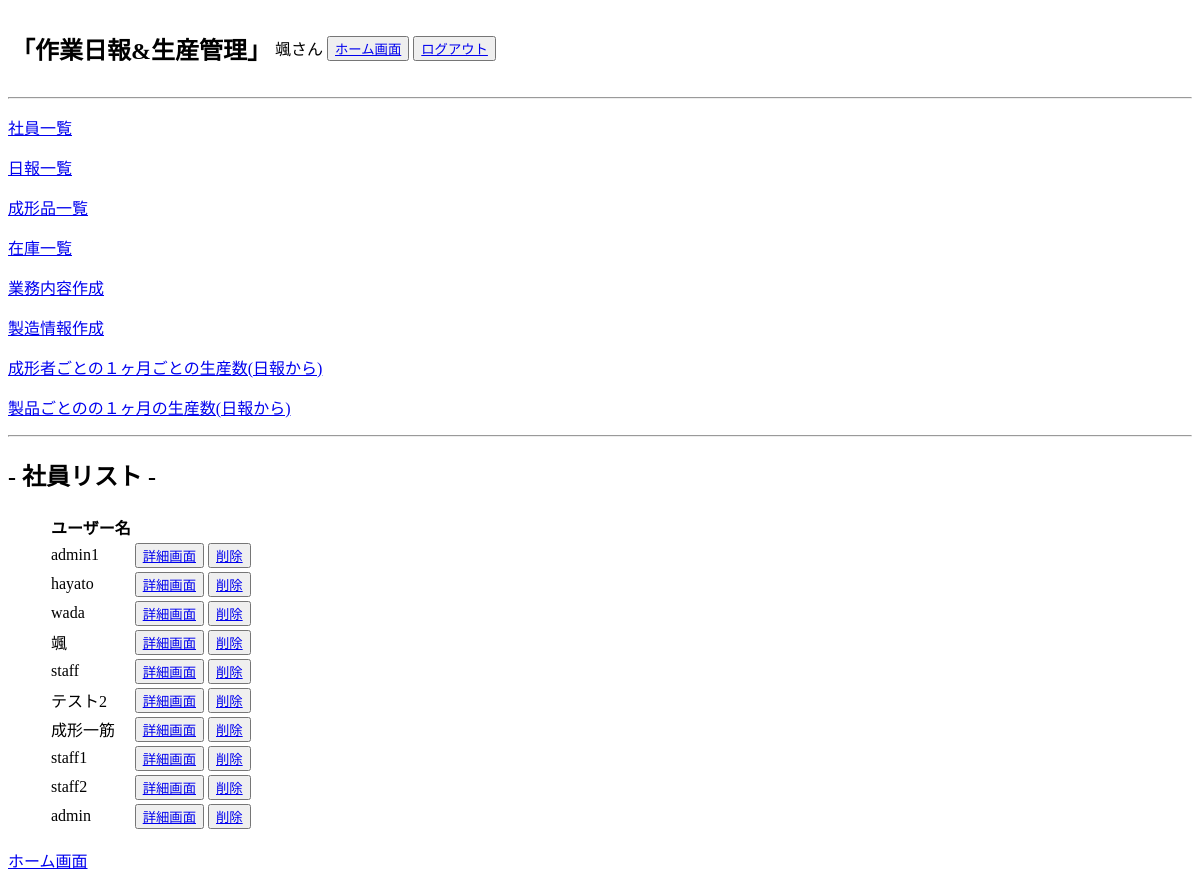
The app's page /product_management/staff_user_list/ (signed in), older data.
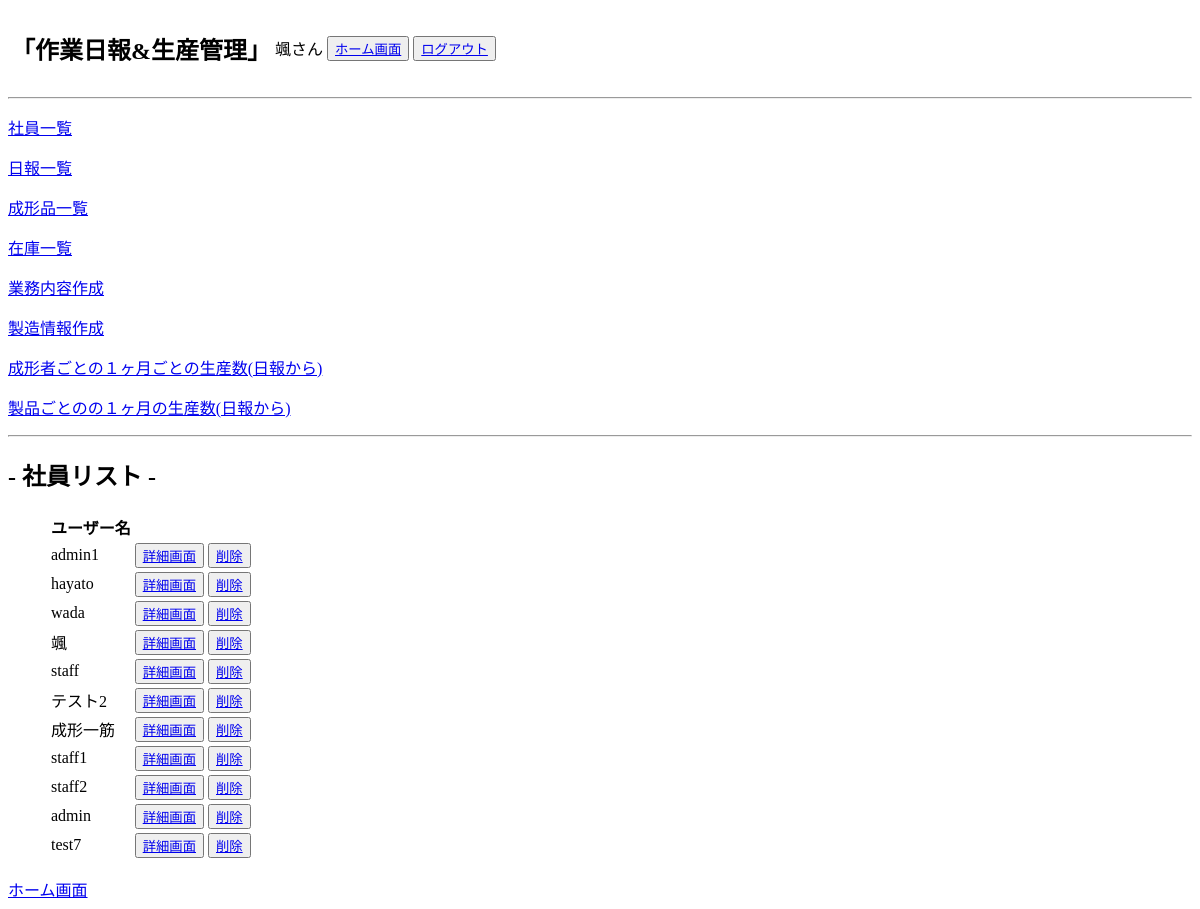
The same page, newer data.
### accounts/models.py (models this page shows, shortened)
class Users(AbstractBaseUser, PermissionsMixin):
    username = models.CharField(max_length=150, unique=True, verbose_name="ユーザー名")
    birthday = models.DateField(null=True,blank=True, verbose_name="生年月日")
    phone = models.IntegerField(null=True,blank=True, verbose_name="携帯番号")
    email = models.EmailField(max_length=255, unique=True, verbose_name="メールアドレス")
    department = models.ForeignKey(
        Departments, on_delete=models.PROTECT, null=True,blank=True
    )
    is_active = models.BooleanField(default=True)
    is_staff = models.BooleanField(default=False)
    USERNAME_FIELD = 'username'
    EMAIL_FIELD = 'email'
    REQUIRED_FIELDS = ['email']
    objects = UsersManager()

### product_management/views.py (the view)
# urls.py: path('staff_user_list/', StaffUserListView.as_view(), name='staff_user_list'),
class StaffUserListView(LoginRequiredMixin,ListView):
    model = Users
    template_name = os.path.join('staff','staff_user_list.html')
    context_object_name = 'users'

### templates/staff/staff_user_list.html
{% extends 'base_staff.html' %}
{% block content %}
<h2>- 社員リスト -</h2>
{% if users %}
<ul>
        <table>
            <thead>
                <tr>
                    <th>ユーザー名</th>
                </tr>
            </thead>
            <tbody>
                {% for user in users %}
                <tr>
                    <td>{{ user.username }}</td>
                    <td><button><a href="{% url 'product_management:staff_user_detail' user.id %}">詳細画面</a></button></td>
                    <td><button><a href="{% url 'product_management:staff_user_delete' user.id %}">削除</a></button></td>
                </tr>
                {% endfor %}
            </tbody>
        </table>
</ul>
{% endif %}
<a href="{% url 'product_management:staff_home' %}">ホーム画面</a>
{% endblock %}

### templates/base_staff.html (shortened to what this page needs)
<!DOCTYPE html>
<html lang="ja">
<head>
</head>
<body>
    <table>
        <tr>
            <td><h2>「作業日報&生産管理」</h2></td>
            <td><p>{{ request.user.username }}さん</p></td>
            <td><button><a href="{% url 'product_management:staff_home' %}">ホーム画面</a></button></td>
            <td><button><a href="{% url 'accounts:logout_user' %}">ログアウト</a></button></td>
        </tr>
    </table>
    <hr>
    <p><a href="{% url 'product_management:staff_user_list' %}">社員一覧</a></p>
    <p><a href="{% url 'product_management:staff_report_list' %}">日報一覧</a></p>
    <p><a href="{% url 'product_management:staff_molding_list' %}">成形品一覧</a></p>
    <p><a href="{% url 'product_management:staff_stock_list' %}">在庫一覧</a></p>
    <p><a href="{% url 'product_management:staff_business_list' %}">業務内容作成</a></p>
    <p><a href="{% url 'product_management:staff_product_list' %}">製造情報作成</a></p>
    <p><a href="{% url 'product_management:staff_reportusergraph' %}">成形者ごとの１ヶ月ごとの生産数(日報から)</a></p>
    <p><a href="{% url 'product_management:staff_reportproductgraph' %}">製品ごとのの１ヶ月の生産数(日報から)</a></p>
    <hr>
    {% block content %}
    {% endblock %}
</body>
</html>

Row changes from the older to the newer data that the page shows:
added Users: username "test7"
